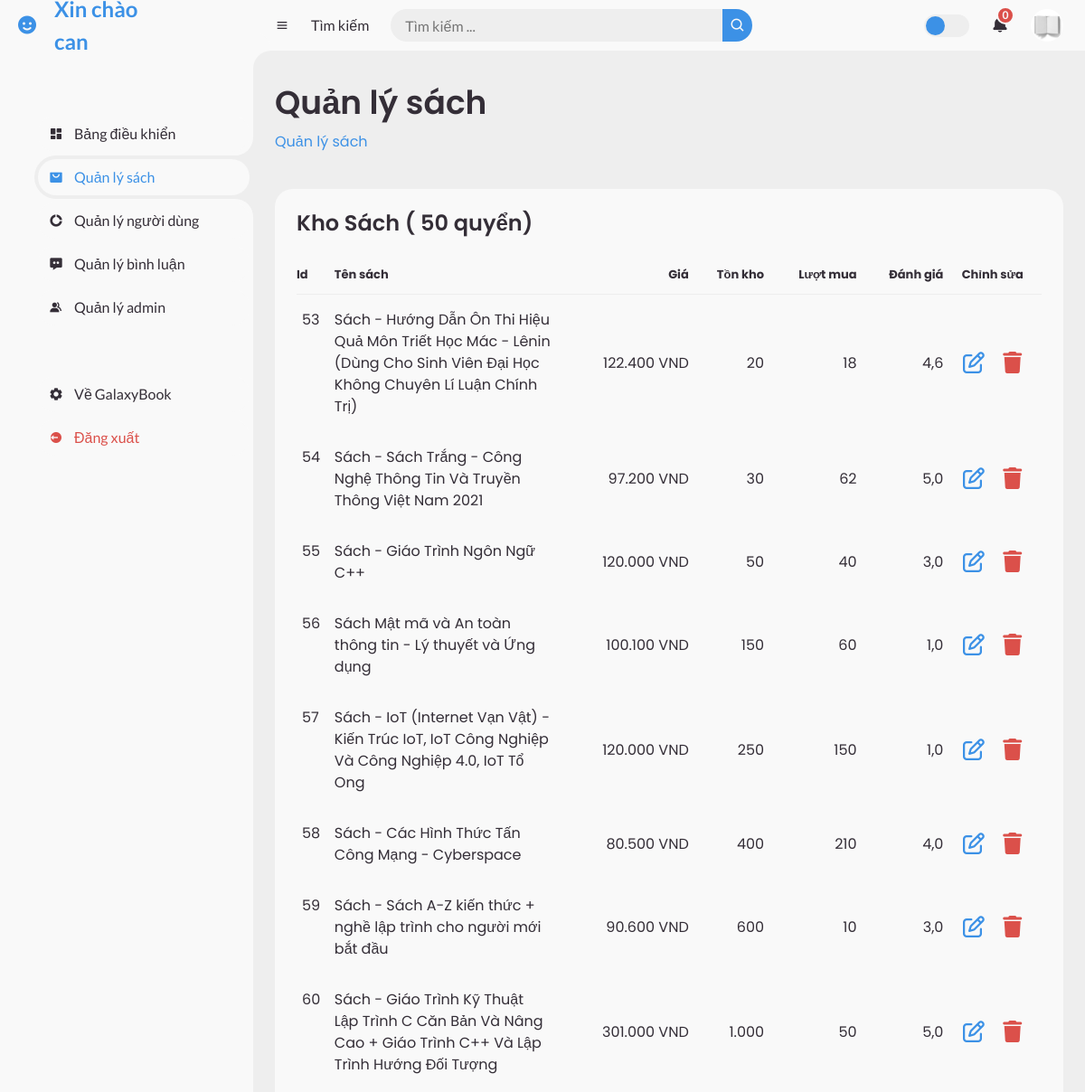
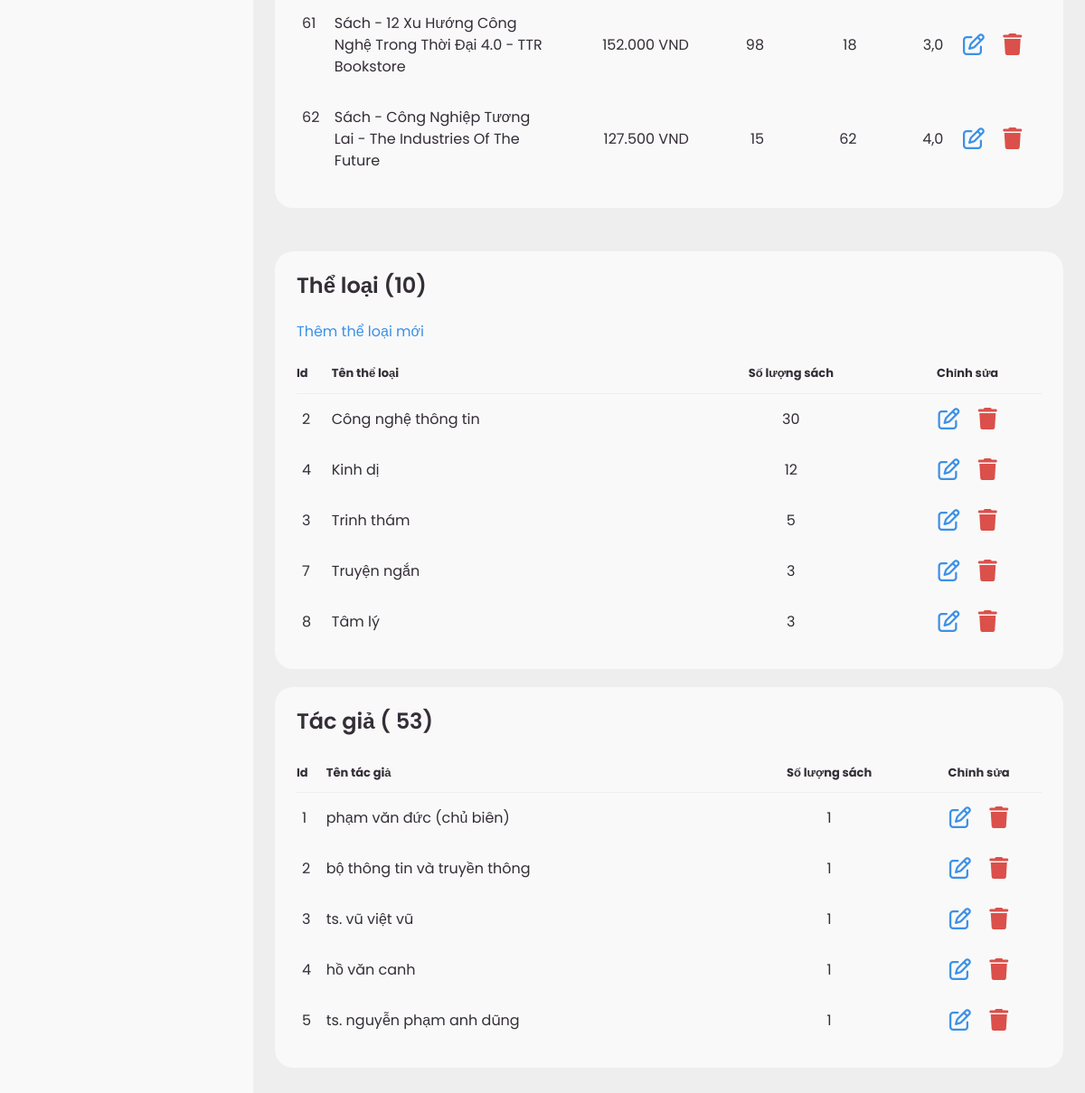
Page /index.php?pg=ad&active=book_management (signed in) on the earlier database version (2 pictures, top to bottom).
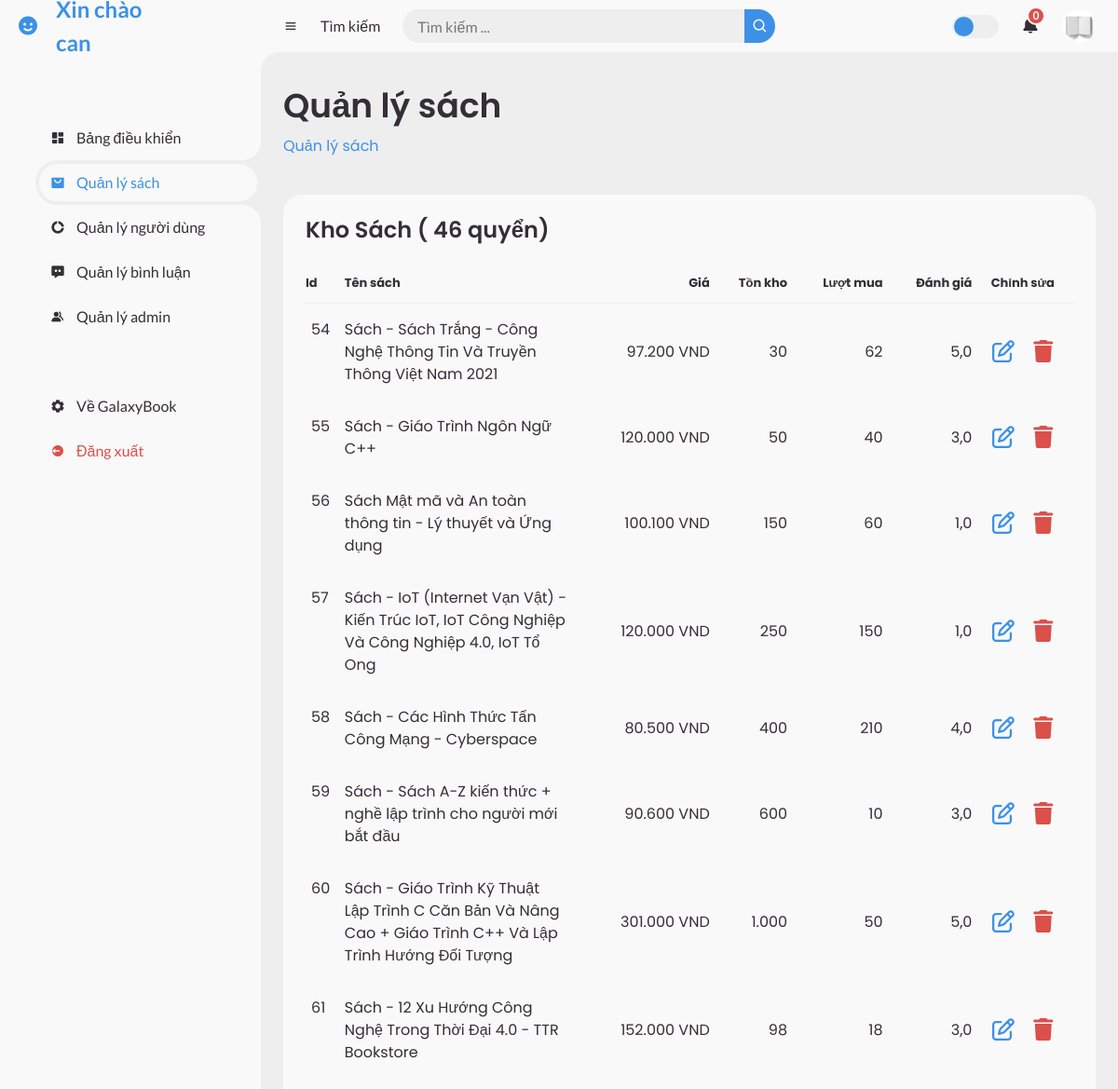
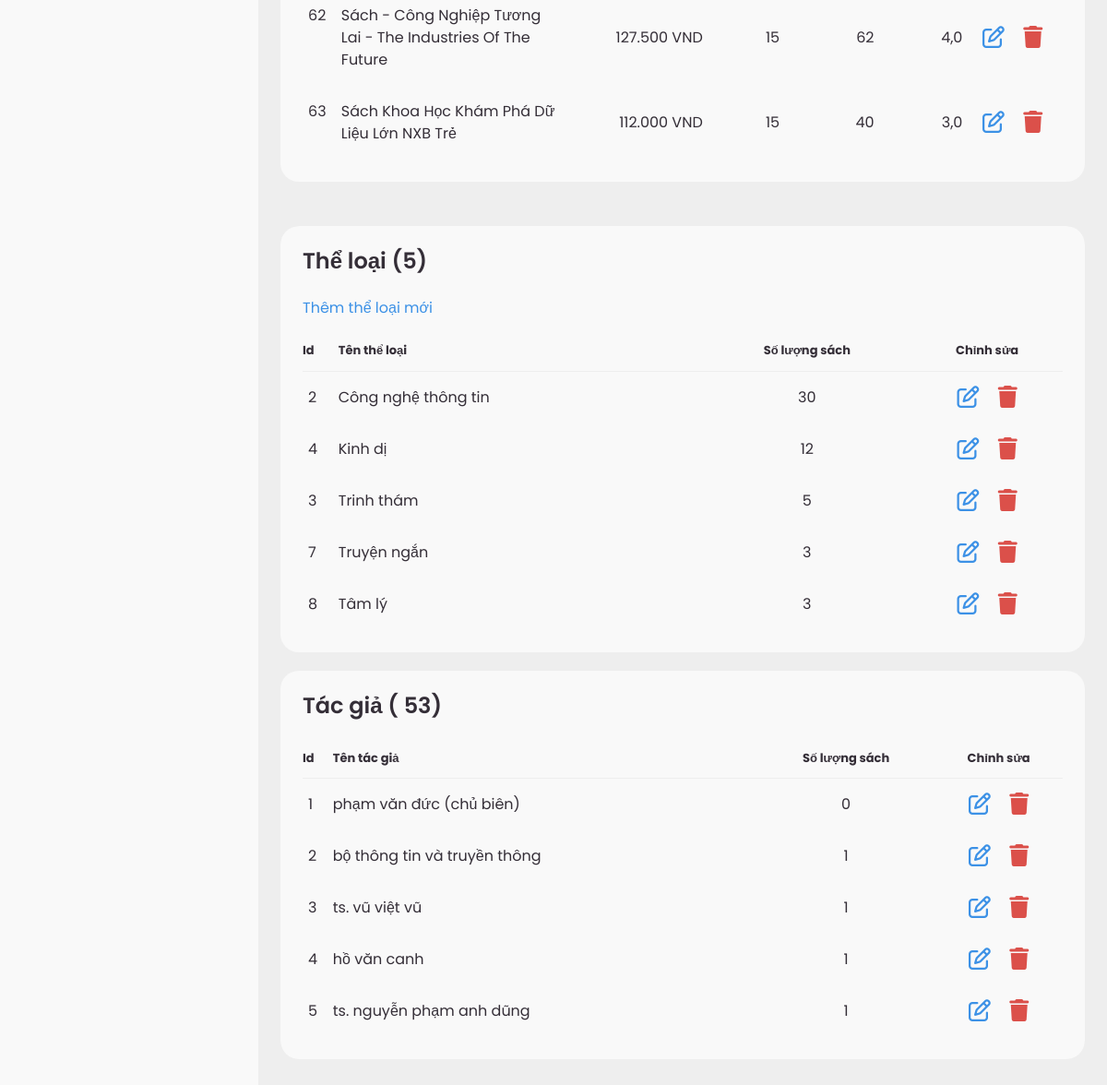
Same page on the later database version (2 pictures, top to bottom).
### tables this page shows
CREATE TABLE `sach` (
  `Id` int(5) NOT NULL,
  `TenSach` varchar(255) NOT NULL,
  `NguoiDich` varchar(100) NOT NULL,
  `NamXuatBan` int(4) NOT NULL,
  `NhaXuatBan` varchar(100) NOT NULL,
  `SoLuongConHang` int(5) NOT NULL,
  `DonGia` double(9,2) NOT NULL,
  `GiamGia` int(2) DEFAULT 0,
  `LuotXem` int(5) DEFAULT 0,
  `NgayNhap` date DEFAULT NULL,
  `LuotBinhLuan` int(5) DEFAULT 0,
  `LuotMua` int(5) DEFAULT 0,
  `DanhGia` double(3,2) DEFAULT 0.00,
  `TrangThai` int(1) DEFAULT 1,
  `MoTa` varchar(225) NOT NULL,
  `MoTaChiTiet` text NOT NULL
);

CREATE TABLE `theloai` (
  `Id` int(5) NOT NULL,
  `TenTheLoai` varchar(255) NOT NULL
);

CREATE TABLE `tacgia` (
  `Id` int(5) NOT NULL,
  `HoVaTen` varchar(100) NOT NULL
);

### admin/view/index.php (called while the page is built, shortened)
<?php
include('admin/model/m_book.php');
include('admin/view/header.php');
include('admin/view/' . $active . '.php');
include('admin/view/footer.php');
?>

### model/pdo.php (called while the page is built, shortened)
<?php
function pdo_get_connection() {
    $host = "localhost";
    $dbname = "galaxybook";
    $username = 'root';
    $password = '';
    $dburl = "mysql:host=".$host.";dbname=".$dbname.";charset=utf8";
    try {
        $conn = new PDO($dburl, $username, $password);
        $conn->setAttribute(PDO::ATTR_ERRMODE, PDO::ERRMODE_EXCEPTION);
        return $conn;
    } catch (PDOException $e) {
        echo "Lỗi kết nối: " . $e->getMessage();
        return null;
    }
}
function pdo_query($sql, $params = array()) {
    try {
        $conn = pdo_get_connection();
        $stmt = $conn->prepare($sql);
        $stmt->execute($params);
        $rows = $stmt->fetchAll();
        return $rows;
    } catch (PDOException $e) {
        throw $e;
    } finally {
        unset($conn);
    }
}

### admin/model/m_book.php (called while the page is built, shortened)
<?php
function getAuthorsWithBookCount($limit, $search)
{
    $conn = pdo_get_connection();
    if ($conn) {
        try {
            $sql = "SELECT tg.Id, tg.HoVaTen, COUNT(stg.Id_Sach) as bookCount
                    FROM tacgia tg
                    LEFT JOIN sach_tacgia stg ON tg.Id = stg.Id_TacGia
                    LEFT JOIN sach s ON stg.Id_Sach = s.Id
                    WHERE tg.HoVaTen LIKE :search
                    GROUP BY tg.Id, tg.HoVaTen
                    LIMIT :limit";
            $stmt = $conn->prepare($sql);
            $stmt->bindValue(':search', '%' . $search . '%', PDO::PARAM_STR);
            $stmt->bindParam(':limit', $limit, PDO::PARAM_INT);
            $stmt->execute();
            $results = $stmt->fetchAll(PDO::FETCH_ASSOC);
            return $results;
        } catch (PDOException $e) {
            echo "Lỗi truy vấn: " . $e->getMessage();
            return null;
        }
    } else {
        return null;
    }
}
function getCategoriesWithBookCount($limit, $search)
{
    $conn = pdo_get_connection();
    if ($conn) {
        try {
            $sql = "SELECT tl.Id, tl.TenTheLoai, COUNT(stl.Id_Sach) as bookCount
                    FROM theloai tl
                    LEFT JOIN sach_theloai stl ON tl.Id = stl.Id_TheLoai";
            $sql .= " GROUP BY tl.Id, tl.TenTheLoai
                      ORDER BY bookCount DESC
                      LIMIT :limit";
            $stmt = $conn->prepare($sql);
            $stmt->bindParam(':limit', $limit, PDO::PARAM_INT);
            $stmt->execute();
            $result = $stmt->fetchAll(PDO::FETCH_ASSOC);
            return $result;
        } catch (PDOException $e) {
            echo "Lỗi truy vấn: " . $e->getMessage();
            return null;
        }
    } else {
        return null;
    }
}
function getCategoryCount()
{
    $conn = pdo_get_connection();
    if ($conn) {
        try {
            $sql = "SELECT COUNT(*) as total FROM theloai";
            $stmt = $conn->query($sql);
            $result = $stmt->fetch(PDO::FETCH_ASSOC);
            return $result['total'];
        } catch (PDOException $e) {
            echo "Lỗi truy vấn: " . $e->getMessage();
            return null;
        }
    } else {
        return null;
    }
}
function getBookAll($limit)
{
    $sql = "SELECT * FROM sach ORDER BY Id ASC LIMIT $limit";
    return pdo_query($sql);
}
?>

### admin/view/book_management.php (the view, shortened to what the rows shown need)
<?php
$listbook = getBookAll(10);
$listGenres = getCategoriesWithBookCount(5, null);
$categoryCount = getCategoryCount();
$listAuthors = getAuthorsWithBookCount(5, null);
?>
<main>
    <div class="head-title">
        <div class="left">
            <h1>Quản lý sách</h1>
        </div>
    </div>
    <div class="table-data">
        <div class="order">
            <table>
                <thead>
                    <tr>
                        <th>Id</th>
                        <th>Tên sách</th>
                        <th style="text-align: end;">Giá</th>
                        <th style="text-align: end;">Tồn kho</th>
                        <th style="text-align: end;">Lượt mua</th>
                        <th style="text-align: end;">Đánh giá</th>
                        <th style="text-align: center;">Chỉnh sửa</th>
                    </tr>
                </thead>
                <tbody>
                    <?php
                    foreach ($listbook as $book):
                        ?>
                        <tr>
                            <td>
                                <?= $book['Id'] ?>
                            </td>
                            <td style="max-width:150px;">
                                <?= $book['TenSach'] ?>
                            </td>
                            <td style="text-align: end;">
                                <?= number_format($book['DonGia'], 0, ',', '.') ?> VND
                            </td>
                            <td style="text-align: end;">
                                <?= number_format($book['SoLuongConHang'], 0, ',', '.') ?>
                            </td>
                            <td style="text-align: end;">
                                <?= number_format($book['LuotMua'], 0, ',', '.') ?>
                            </td>
                            <td style="text-align: end;">
                                <?= number_format($book['DanhGia'], 1, ',', '.') ?>
                            </td>
                            <td style="text-align: center;">
                                <a href="index.php?pg=ad&active=book_update&bookId=<?= $book['Id'] ?>" class="btn-update">
                                    <i class="fa-regular fa-pen-to-square fa-xl" style="color: var(--blue);"></i>
                                </a>
                                <a href="index.php?pg=ad&active=book_management&bookDeleteId=<?= $book['Id'] ?>" class="btn-del">
                                    <i class="fa-solid fa-trash fa-xl" style="color: var(--red); margin-left: 1rem;;"></i>
                                </a>
                            </td>
                        </tr>
                    <?php endforeach; ?>
                </tbody>
            </table>
        </div>
        <div class="table-data" style="flex-direction: row; gap:20px; padding: 0; background-color: var(--grey)">
            <div class="order">
                <table>
                    <thead>
                        <tr>
                            <th>Id</th>
                            <th>Tên thể loại</th>
                            <th style="text-align: center;">Số lượng sách</th>
                            <th style="text-align: center;">Chỉnh sửa</th>
                        </tr>
                    </thead>
                    <tbody>
                        <?php
                        foreach ($listGenres as $genres):
                            ?>
                            <tr>
                                <td>
                                    <?= $genres['Id'] ?>
                                </td>
                                <td>
                                    <?= $genres['TenTheLoai'] ?>
                                </td>
                                <td style="text-align: center;">
                                    <?= $genres['bookCount'] ?>
                                </td>
                                <td style="text-align: center;">
                                    <a href="index.php?pg=ad&active=book_genreUpdate&genreId=<?= $genres['Id'] ?>" class="btn-update">
                                        <i class="fa-regular fa-pen-to-square fa-xl" style="color: var(--blue);"></i>
                                    </a>
                                    <a href="index.php?pg=ad&active=book_management&deleteCategoryId=<?= $genres['Id'] ?>" class="btn-del">
                                        <i class="fa-solid fa-trash fa-xl"
                                            style="color: var(--red); margin-left: 1rem;"></i>
                                    </a>
                                </td>
                            </tr>
                        <?php endforeach; ?>
                    </tbody>
                </table>
            </div>
            <div class="order">
                <table>
                    <thead>
                        <tr>
                            <th>Id</th>
                            <th>Tên tác giả</th>
                            <th style="text-align: center;">Số lượng sách</th>
                            <th style="text-align: center;">Chỉnh sửa</th>
                        </tr>
                    </thead>
                    <tbody>
                    <?php
                        foreach ($listAuthors as $authors):
                            ?>
                            <tr>
                                <td>
                                    <?= $authors['Id'] ?>
                                </td>
                                <td>
                                    <?= $authors['HoVaTen'] ?>
                                </td>
                                <td style="text-align: center;">
                                    <?= $authors['bookCount'] ?>
                                </td>
                                <td style="text-align: center;">
                                    <a href="index.php?pg=ad&active=book_authorUpdate&authorId=<?= $authors['Id'] ?>" class="btn-update">
                                        <i class="fa-regular fa-pen-to-square fa-xl" style="color: var(--blue);"></i>
                                    </a>
                                    <a href="index.php?pg=ad&active=book_management&deleteAuthorById=<?= $authors['Id'] ?>" class="btn-del">
                                        <i class="fa-solid fa-trash fa-xl"
                                            style="color: var(--red); margin-left: 1rem;;"></i>
                                    </a>
                                </td>
                            </tr>
                        <?php endforeach; ?>
                    </tbody>
                </table>
            </div>
        </div>
    </div>
</main>

Differences in the rows shown:
removed sach: Id "53", TenSach "Sách - Hướng Dẫn Ôn Thi Hiệu Quả Môn Triết Học Mác - Lênin (Dùng Cho Sinh Viên Đại Học Không Chuyên Lí Luận Chính Trị)", DonGia "122.400", SoLuongConHang "20", LuotMua "18", DanhGia "4,6"
now on this page (row edited): sach: Id "63", TenSach "Sách Khoa Học Khám Phá Dữ Liệu Lớn NXB Trẻ", DonGia "112.000", SoLuongConHang "15", LuotMua "40", DanhGia "3,0"
computed for tacgia "phạm văn đức (chủ biên)": bookCount "1" → "0"
Other differences:
$bookCount: "50" → "46"
$categoryCount: "10" → "5"
